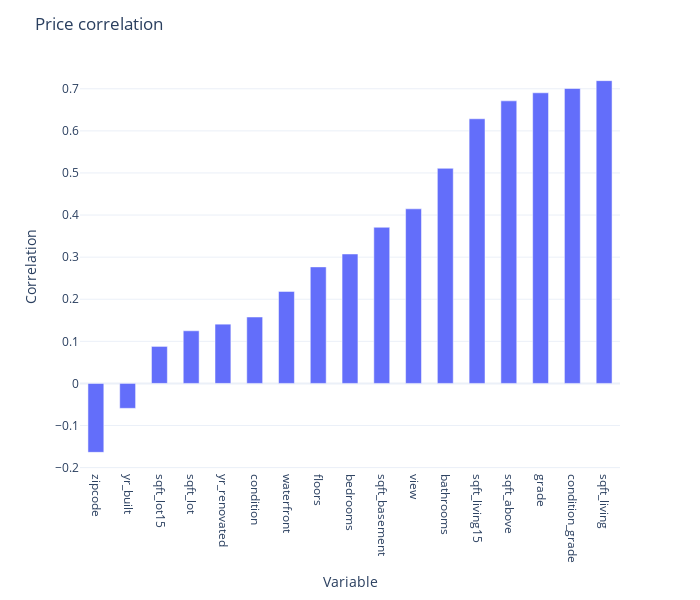

The code cell stored with this chart in its notebook:
### Markdown cell above
# 6.- Analysis of Seattle City

### Code cell
# Price correlation within the city of Seattle`
df_rcpa_corr_seattle = df_rcpa.query("city == 'Seattle'").drop(["id", 'lat', 'long'], axis = 1).corr()
df_rcpa_corr_seattle
df_rcpa_corr_seattle_price = df_rcpa_corr_seattle.reset_index()

# Plot the correlation values to identify the most significant
fig = px.bar(df_rcpa_corr_seattle_price.query("index != 'price'").sort_values("price").reset_index(), x = "index", y = "price",    
    labels= {"price": "Correlation", "index":"Variable"},
    template = "plotly_white")
fig.update_layout(title = "Price correlation", height = 600, width = 700, bargap = 0.5)
fig.update_xaxes(tickangle=90)
fig.show()

### Figure 1 — Plotly figure (JSON) as saved in the notebook; plotly's stock layout.template omitted (floating-point values rounded to 4 significant figures)
{"data": [{"alignmentgroup": "True", "hovertemplate": "Variable=%{x}<br>Correlation=%{y}<extra></extra>", "legendgroup": "", "marker": {"color": "#636efa", "pattern": {"shape": ""}}, "name": "", "offsetgroup": "", "orientation": "v", "showlegend": false, "textposition": "auto", "type": "bar", "x": ["zipcode", "yr_built", "sqft_lot15", "sqft_lot", "yr_renovated", "condition", "waterfront", "floors", "bedrooms", "sqft_basement", "view", "bathrooms", "sqft_living15", "sqft_above", "grade", "condition_grade", "sqft_living"], "xaxis": "x", "y": [-0.1638, -0.05921, 0.08793, 0.125, 0.1408, 0.1578, 0.2186, 0.2769, 0.3075, 0.371, 0.4148, 0.511, 0.6288, 0.6713, 0.6905, 0.7007, 0.7193], "yaxis": "y"}], "layout": {"bargap": 0.5, "barmode": "relative", "height": 600, "legend": {"tracegroupgap": 0}, "margin": {"t": 60}, "title": {"text": "Price correlation"}, "width": 700, "xaxis": {"anchor": "y", "domain": [0, 1], "tickangle": 90, "title": {"text": "Variable"}}, "yaxis": {"anchor": "x", "domain": [0, 1], "title": {"text": "Correlation"}}}}
